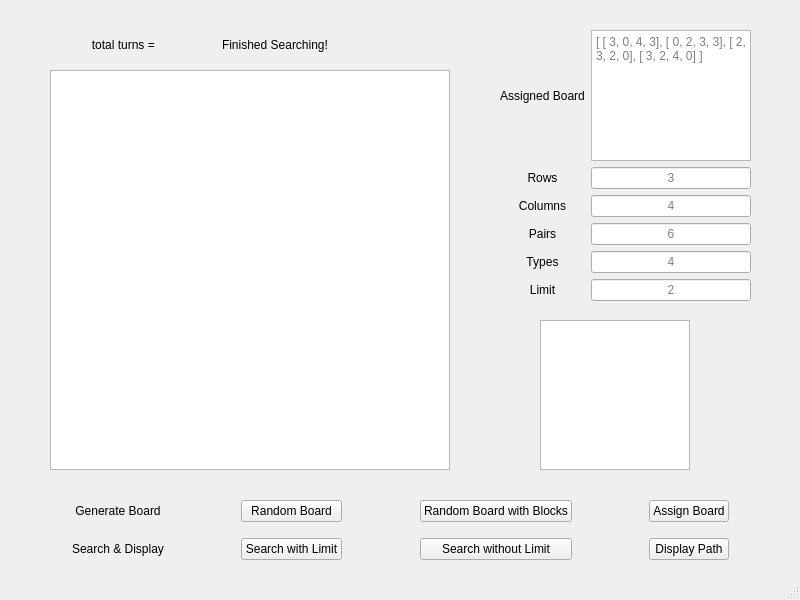
<?xml version="1.0" encoding="UTF-8"?>
<ui version="4.0">
 <class>MainWindow</class>
 <widget class="QMainWindow" name="MainWindow">
  <property name="geometry">
   <rect>
    <x>0</x>
    <y>0</y>
    <width>800</width>
    <height>600</height>
   </rect>
  </property>
  <property name="windowTitle">
   <string>MainWindow</string>
  </property>
  <widget class="QWidget" name="centralwidget">
   <widget class="QWidget" name="gridLayoutWidget">
    <property name="geometry">
     <rect>
      <x>500</x>
      <y>30</y>
      <width>251</width>
      <height>271</height>
     </rect>
    </property>
    <layout class="QGridLayout" name="gridLayout">
     <item row="3" column="0">
      <widget class="QLabel" name="k_label">
       <property name="text">
        <string>Pairs</string>
       </property>
       <property name="alignment">
        <set>Qt::AlignCenter</set>
       </property>
      </widget>
     </item>
     <item row="0" column="0">
      <widget class="QLabel" name="assigned_board_label">
       <property name="text">
        <string>Assigned Board</string>
       </property>
       <property name="alignment">
        <set>Qt::AlignCenter</set>
       </property>
      </widget>
     </item>
     <item row="2" column="0">
      <widget class="QLabel" name="n_label">
       <property name="text">
        <string>Columns</string>
       </property>
       <property name="alignment">
        <set>Qt::AlignCenter</set>
       </property>
      </widget>
     </item>
     <item row="4" column="1">
      <widget class="QLineEdit" name="p_lineEdit">
       <property name="alignment">
        <set>Qt::AlignCenter</set>
       </property>
       <property name="placeholderText">
        <string>4</string>
       </property>
      </widget>
     </item>
     <item row="5" column="1">
      <widget class="QLineEdit" name="limit_lineEdit">
       <property name="autoFillBackground">
        <bool>false</bool>
       </property>
       <property name="alignment">
        <set>Qt::AlignCenter</set>
       </property>
       <property name="placeholderText">
        <string>2</string>
       </property>
      </widget>
     </item>
     <item row="5" column="0">
      <widget class="QLabel" name="limit_label">
       <property name="text">
        <string>Limit</string>
       </property>
       <property name="alignment">
        <set>Qt::AlignCenter</set>
       </property>
      </widget>
     </item>
     <item row="1" column="0">
      <widget class="QLabel" name="m_label">
       <property name="text">
        <string>Rows</string>
       </property>
       <property name="alignment">
        <set>Qt::AlignCenter</set>
       </property>
      </widget>
     </item>
     <item row="2" column="1">
      <widget class="QLineEdit" name="n_lineEdit">
       <property name="alignment">
        <set>Qt::AlignCenter</set>
       </property>
       <property name="placeholderText">
        <string>4</string>
       </property>
      </widget>
     </item>
     <item row="1" column="1">
      <widget class="QLineEdit" name="m_lineEdit">
       <property name="alignment">
        <set>Qt::AlignCenter</set>
       </property>
       <property name="placeholderText">
        <string>3</string>
       </property>
      </widget>
     </item>
     <item row="3" column="1">
      <widget class="QLineEdit" name="k_lineEdit">
       <property name="alignment">
        <set>Qt::AlignCenter</set>
       </property>
       <property name="placeholderText">
        <string>6</string>
       </property>
      </widget>
     </item>
     <item row="4" column="0">
      <widget class="QLabel" name="p_label">
       <property name="text">
        <string>Types</string>
       </property>
       <property name="alignment">
        <set>Qt::AlignCenter</set>
       </property>
      </widget>
     </item>
     <item row="0" column="1">
      <widget class="QTextEdit" name="assigned_board_textEdit">
       <property name="html">
        <string>&lt;!DOCTYPE HTML PUBLIC &quot;-//W3C//DTD HTML 4.0//EN&quot; &quot;http://www.w3.org/TR/REC-html40/strict.dtd&quot;&gt;
&lt;html&gt;&lt;head&gt;&lt;meta name=&quot;qrichtext&quot; content=&quot;1&quot; /&gt;&lt;meta charset=&quot;utf-8&quot; /&gt;&lt;style type=&quot;text/css&quot;&gt;
p, li { white-space: pre-wrap; }
&lt;/style&gt;&lt;/head&gt;&lt;body style=&quot; font-family:'Microsoft YaHei UI'; font-size:9pt; font-weight:400; font-style:normal;&quot;&gt;
&lt;p style=&quot;-qt-paragraph-type:empty; margin-top:0px; margin-bottom:0px; margin-left:0px; margin-right:0px; -qt-block-indent:0; text-indent:0px;&quot;&gt;&lt;br /&gt;&lt;/p&gt;&lt;/body&gt;&lt;/html&gt;</string>
       </property>
       <property name="placeholderText">
        <string>[ [ 3, 0, 4, 3], [ 0, 2, 3, 3], [ 2, 3, 2, 0], [ 3, 2, 4, 0] ]</string>
       </property>
      </widget>
     </item>
    </layout>
   </widget>
   <widget class="QWidget" name="horizontalLayoutWidget">
    <property name="geometry">
     <rect>
      <x>0</x>
      <y>490</y>
      <width>801</width>
      <height>80</height>
     </rect>
    </property>
    <layout class="QHBoxLayout" name="horizontalLayout">
     <item>
      <layout class="QGridLayout" name="gridLayout_2">
       <item row="1" column="7">
        <widget class="QPushButton" name="display_path_btn">
         <property name="text">
          <string>Display Path</string>
         </property>
        </widget>
       </item>
       <item row="1" column="4">
        <spacer name="horizontalSpacer_4">
         <property name="orientation">
          <enum>Qt::Horizontal</enum>
         </property>
         <property name="sizeHint" stdset="0">
          <size>
           <width>40</width>
           <height>20</height>
          </size>
         </property>
        </spacer>
       </item>
       <item row="1" column="2">
        <spacer name="horizontalSpacer_2">
         <property name="orientation">
          <enum>Qt::Horizontal</enum>
         </property>
         <property name="sizeHint" stdset="0">
          <size>
           <width>40</width>
           <height>20</height>
          </size>
         </property>
        </spacer>
       </item>
       <item row="0" column="0">
        <spacer name="horizontalSpacer_7">
         <property name="orientation">
          <enum>Qt::Horizontal</enum>
         </property>
         <property name="sizeHint" stdset="0">
          <size>
           <width>40</width>
           <height>20</height>
          </size>
         </property>
        </spacer>
       </item>
       <item row="1" column="6">
        <spacer name="horizontalSpacer_6">
         <property name="orientation">
          <enum>Qt::Horizontal</enum>
         </property>
         <property name="sizeHint" stdset="0">
          <size>
           <width>40</width>
           <height>20</height>
          </size>
         </property>
        </spacer>
       </item>
       <item row="0" column="7">
        <widget class="QPushButton" name="assign_board_btn">
         <property name="text">
          <string>Assign Board</string>
         </property>
        </widget>
       </item>
       <item row="0" column="2">
        <spacer name="horizontalSpacer">
         <property name="orientation">
          <enum>Qt::Horizontal</enum>
         </property>
         <property name="sizeHint" stdset="0">
          <size>
           <width>40</width>
           <height>20</height>
          </size>
         </property>
        </spacer>
       </item>
       <item row="0" column="6">
        <spacer name="horizontalSpacer_5">
         <property name="orientation">
          <enum>Qt::Horizontal</enum>
         </property>
         <property name="sizeHint" stdset="0">
          <size>
           <width>40</width>
           <height>20</height>
          </size>
         </property>
        </spacer>
       </item>
       <item row="1" column="3">
        <widget class="QPushButton" name="search_limit_btn">
         <property name="text">
          <string>Search with Limit</string>
         </property>
        </widget>
       </item>
       <item row="0" column="1">
        <widget class="QLabel" name="generate_board_label">
         <property name="text">
          <string>Generate Board</string>
         </property>
         <property name="alignment">
          <set>Qt::AlignCenter</set>
         </property>
        </widget>
       </item>
       <item row="1" column="5">
        <widget class="QPushButton" name="search_no_limit_btn">
         <property name="text">
          <string>Search without Limit</string>
         </property>
        </widget>
       </item>
       <item row="1" column="1">
        <widget class="QLabel" name="search_display_label">
         <property name="text">
          <string>Search &amp; Display</string>
         </property>
         <property name="alignment">
          <set>Qt::AlignCenter</set>
         </property>
        </widget>
       </item>
       <item row="0" column="3">
        <widget class="QPushButton" name="random_board_btn">
         <property name="text">
          <string>Random Board</string>
         </property>
        </widget>
       </item>
       <item row="0" column="5">
        <widget class="QPushButton" name="random_board_blocks_btn">
         <property name="text">
          <string>Random Board with Blocks</string>
         </property>
        </widget>
       </item>
       <item row="0" column="4">
        <spacer name="horizontalSpacer_3">
         <property name="orientation">
          <enum>Qt::Horizontal</enum>
         </property>
         <property name="sizeHint" stdset="0">
          <size>
           <width>40</width>
           <height>20</height>
          </size>
         </property>
        </spacer>
       </item>
       <item row="0" column="8">
        <spacer name="horizontalSpacer_8">
         <property name="orientation">
          <enum>Qt::Horizontal</enum>
         </property>
         <property name="sizeHint" stdset="0">
          <size>
           <width>40</width>
           <height>20</height>
          </size>
         </property>
        </spacer>
       </item>
       <item row="1" column="0">
        <spacer name="horizontalSpacer_9">
         <property name="orientation">
          <enum>Qt::Horizontal</enum>
         </property>
         <property name="sizeHint" stdset="0">
          <size>
           <width>40</width>
           <height>20</height>
          </size>
         </property>
        </spacer>
       </item>
       <item row="1" column="8">
        <spacer name="horizontalSpacer_10">
         <property name="orientation">
          <enum>Qt::Horizontal</enum>
         </property>
         <property name="sizeHint" stdset="0">
          <size>
           <width>40</width>
           <height>20</height>
          </size>
         </property>
        </spacer>
       </item>
      </layout>
     </item>
    </layout>
   </widget>
   <widget class="QLabel" name="total_turns_label">
    <property name="geometry">
     <rect>
      <x>50</x>
      <y>30</y>
      <width>150</width>
      <height>30</height>
     </rect>
    </property>
    <property name="text">
     <string>total turns = </string>
    </property>
    <property name="alignment">
     <set>Qt::AlignCenter</set>
    </property>
   </widget>
   <widget class="QTableWidget" name="display_tableWidget">
    <property name="geometry">
     <rect>
      <x>50</x>
      <y>70</y>
      <width>400</width>
      <height>400</height>
     </rect>
    </property>
   </widget>
   <widget class="QTableWidget" name="init_tableWidget">
    <property name="geometry">
     <rect>
      <x>540</x>
      <y>320</y>
      <width>150</width>
      <height>150</height>
     </rect>
    </property>
   </widget>
   <widget class="QLabel" name="label">
    <property name="geometry">
     <rect>
      <x>200</x>
      <y>30</y>
      <width>150</width>
      <height>30</height>
     </rect>
    </property>
    <property name="text">
     <string>Finished Searching!</string>
    </property>
    <property name="alignment">
     <set>Qt::AlignCenter</set>
    </property>
   </widget>
  </widget>
  <widget class="QMenuBar" name="menubar">
   <property name="geometry">
    <rect>
     <x>0</x>
     <y>0</y>
     <width>800</width>
     <height>22</height>
    </rect>
   </property>
  </widget>
  <widget class="QStatusBar" name="statusbar"/>
 </widget>
 <resources/>
 <connections/>
</ui>
